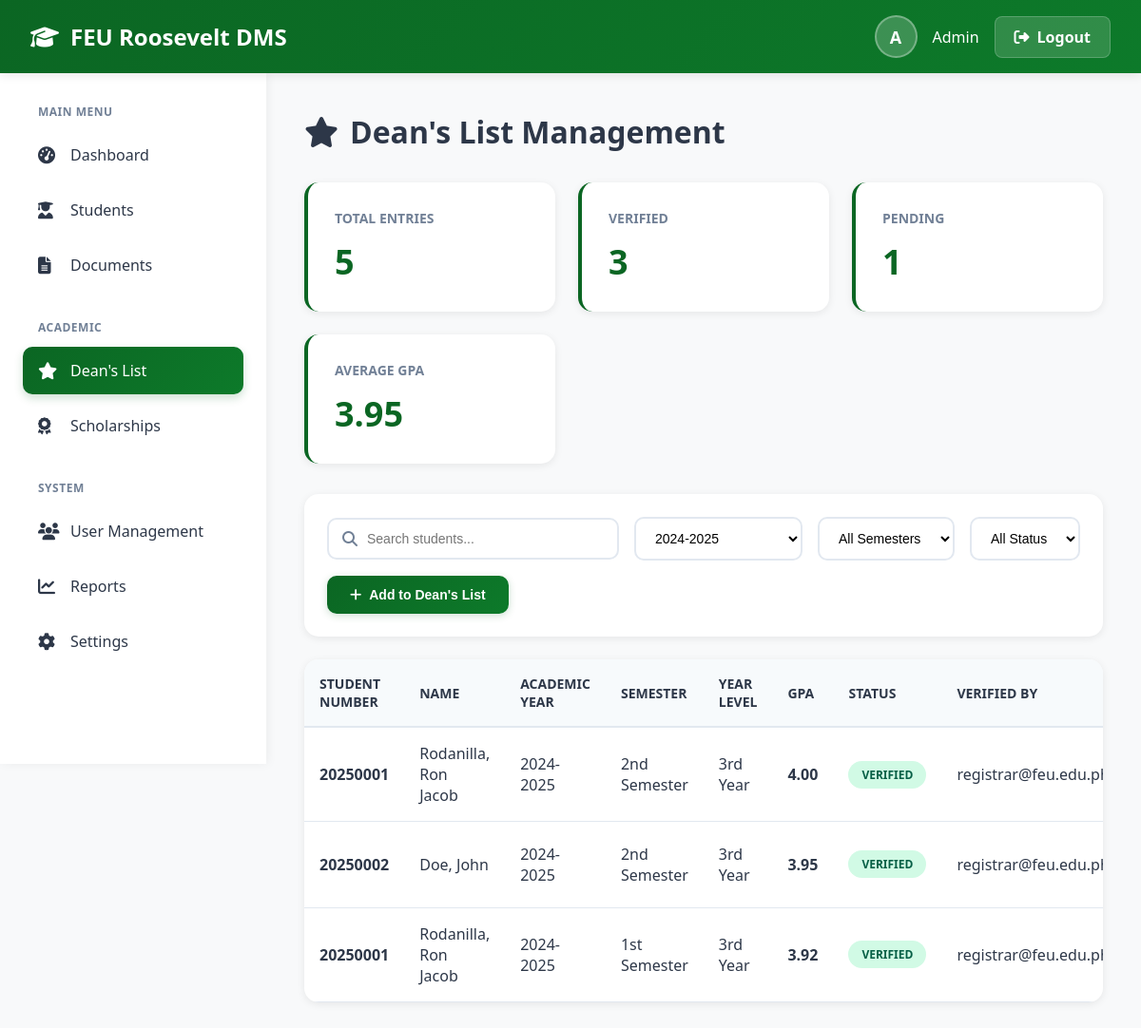
/deans_list.php?academic_year=2024-2025 (signed in), run on an earlier commit of the app's database.
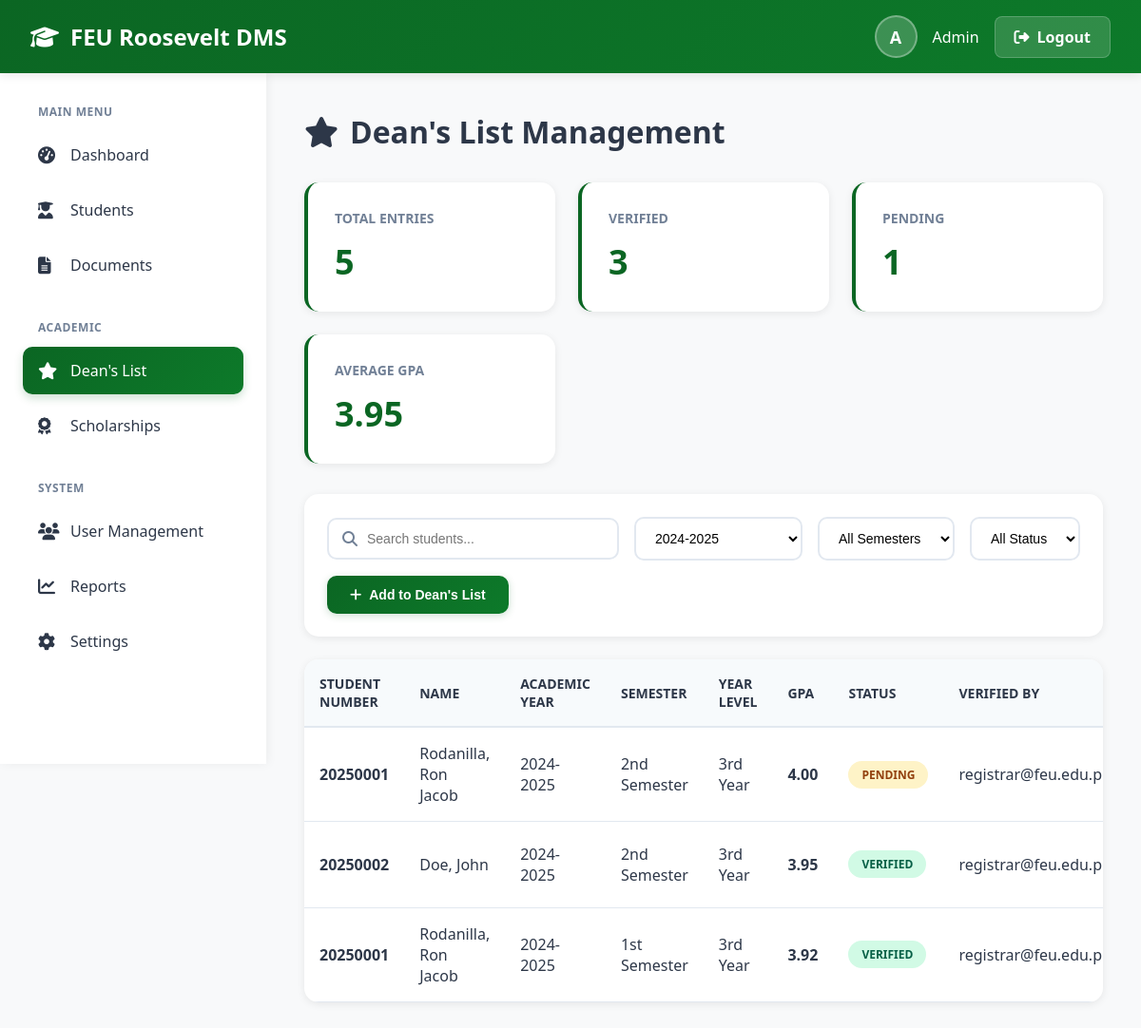
And on a later commit of the database.
### tables this page shows
CREATE TABLE `dean_list` (
  `list_id` int(11) NOT NULL,
  `student_id` int(11) NOT NULL,
  `stud_id` int(11) NOT NULL,
  `academic_year` varchar(20) NOT NULL,
  `semester` enum('1st Semester','2nd Semester','Summer') NOT NULL,
  `year_level` enum('1st Year','2nd Year','3rd Year','4th Year') NOT NULL,
  `gpa` decimal(3,2) NOT NULL,
  `qpa` decimal(3,2) DEFAULT NULL,
  `status` enum('Pending','Under Review','Verified','Rejected') DEFAULT 'Pending',
  `remarks` text DEFAULT NULL,
  `verified_by` int(11) DEFAULT NULL,
  `verified_date` timestamp NULL DEFAULT NULL,
  `submitted_by` int(11) DEFAULT NULL,
  `submitted_date` timestamp NULL DEFAULT NULL,
  `created_at` timestamp NOT NULL DEFAULT current_timestamp()
);

CREATE TABLE `profile` (
  `profile_id` int(11) NOT NULL,
  `user_id` int(11) NOT NULL,
  `stud_id` int(11) NOT NULL,
  `student_number` varchar(50) NOT NULL,
  `firstName` varchar(100) NOT NULL,
  `lastName` varchar(100) NOT NULL,
  `middleName` varchar(100) DEFAULT NULL,
  `name` varchar(255) GENERATED ALWAYS AS (concat(`firstName`,' ',ifnull(concat(`middleName`,' '),''),`lastName`)) STORED,
  `course` varchar(255) DEFAULT NULL,
  `year_level` enum('1st Year','2nd Year','3rd Year','4th Year') DEFAULT NULL,
  `contactNumber` varchar(20) DEFAULT NULL,
  `address` text DEFAULT NULL,
  `created_at` timestamp NOT NULL DEFAULT current_timestamp(),
  `updated_at` timestamp NOT NULL DEFAULT current_timestamp() ON UPDATE current_timestamp()
);

CREATE TABLE `user` (
  `user_id` int(11) NOT NULL,
  `stud_id` int(11) DEFAULT NULL,
  `email` varchar(255) NOT NULL,
  `user_name` varchar(255) NOT NULL,
  `password` varchar(255) NOT NULL,
  `role` enum('Student','Admin','Dean','Registrar','Guidance') NOT NULL,
  `status` enum('Active','Inactive','Suspended') DEFAULT 'Active',
  `created_at` timestamp NOT NULL DEFAULT current_timestamp(),
  `last_login` timestamp NULL DEFAULT NULL
);

### deans_list.php (the view, shortened to what the changed rows need)
<?php
include('include/db.php');
$year_filter = $_GET['academic_year'] ?? '';
$sql = "SELECT dl.*, p.firstName, p.lastName, p.student_number, p.course, u.email,
        v.email as verifier_email
        FROM dean_list dl
        INNER JOIN user u ON dl.student_id = u.user_id
        INNER JOIN profile p ON u.user_id = p.user_id
        LEFT JOIN user v ON dl.verified_by = v.user_id
        WHERE 1=1";
$params = [];
$types = "";
if ($year_filter) {
    $sql .= " AND dl.academic_year = ?";
    $params[] = $year_filter;
    $types .= "s";
}
$sql .= " ORDER BY dl.academic_year DESC, dl.semester DESC, dl.gpa DESC";
$stmt = $conn->prepare($sql);
if (!empty($params)) {
    $stmt->bind_param($types, ...$params);
}
$stmt->execute();
$deans_list = $stmt->get_result();
?>
<!DOCTYPE html>
<html lang="en">
<head>
  <link rel="stylesheet" href="https://cdnjs.cloudflare.com/ajax/libs/font-awesome/6.4.0/css/all.min.css">
</head>
<body>
  <div class="header">
    <h1><i class="fas fa-graduation-cap"></i> FEU Roosevelt DMS</h1>
  </div>
  <div class="container">
    <main class="main-content">
      <h1 class="page-title"><i class="fas fa-star"></i> Dean's List Management</h1>
      <div class="content-card">
        <div class="table-responsive">
          <table>
            <thead>
              <tr>
                <th>Student Number</th>
                <th>Name</th>
                <th>Academic Year</th>
                <th>Semester</th>
                <th>Year Level</th>
                <th>GPA</th>
                <th>Status</th>
                <th>Verified By</th>
              </tr>
            </thead>
            <tbody>
              <?php if($deans_list && $deans_list->num_rows > 0): ?>
                <?php while($entry = $deans_list->fetch_assoc()): ?>
                <tr>
                  <td><strong><?= htmlspecialchars($entry['student_number']) ?></strong></td>
                  <td><?= htmlspecialchars($entry['lastName'] . ', ' . $entry['firstName']) ?></td>
                  <td><?= htmlspecialchars($entry['academic_year']) ?></td>
                  <td><?= htmlspecialchars($entry['semester']) ?></td>
                  <td><?= htmlspecialchars($entry['year_level']) ?></td>
                  <td><strong><?= number_format($entry['gpa'], 2) ?></strong></td>
                  <td>
                    <span class="badge badge-<?= strtolower($entry['status']) ?>">
                      <?= htmlspecialchars($entry['status']) ?>
                    </span>
                  </td>
                  <td><?= htmlspecialchars($entry['verifier_email'] ?? 'N/A') ?></td>
                </tr>
                <?php endwhile; ?>
              <?php endif; ?>
            </tbody>
          </table>
        </div>
      </div>
    </main>
  </div>
</body>
</html>

What changed in the data, as far as the page shows it:
changed dean_list: status "VERIFIED" → "PENDING"
